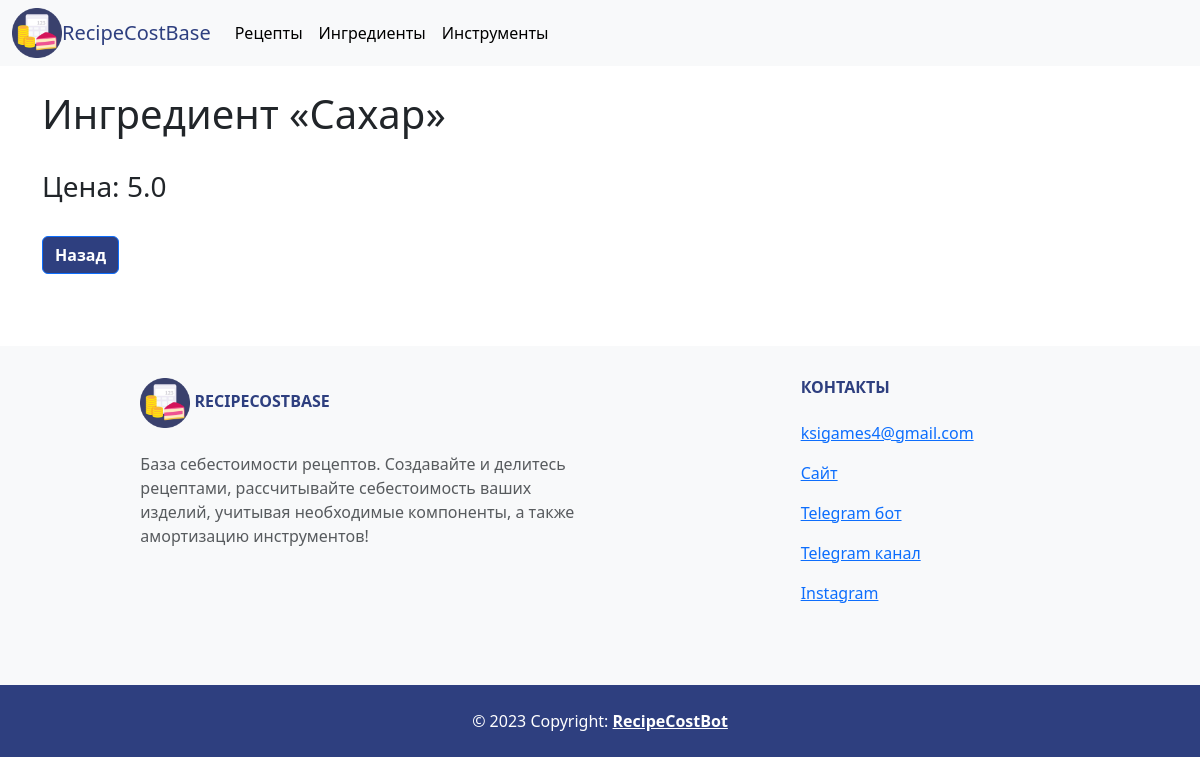
/core/components/3, run on an earlier commit of the app's database.
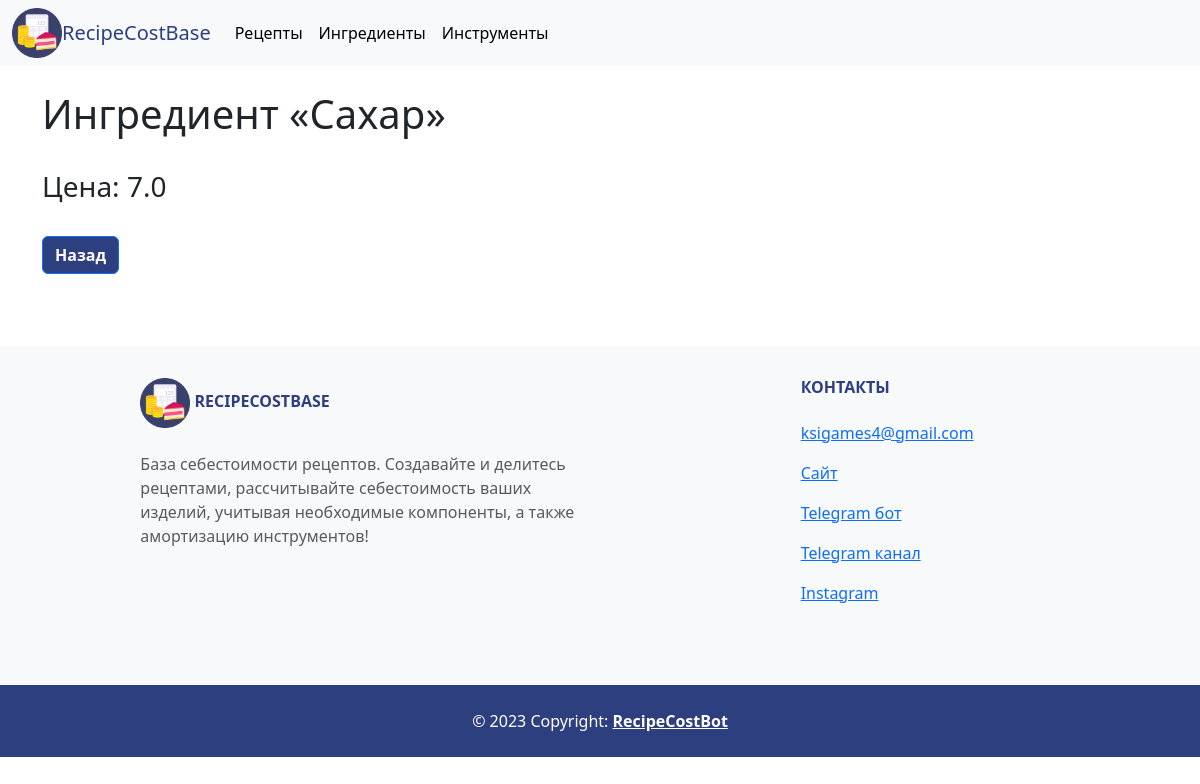
And on a later commit of the database.
### core/models.py (models this page shows)
class Component(models.Model):
    name = models.CharField('Название', max_length=255)
    owner = models.ForeignKey(User, on_delete=models.CASCADE, null=True)
    count = models.FloatField('Количество', null=True, blank=True)
    unit = models.CharField('Единица измрения', max_length=50, null=True)
    price = models.FloatField('Цена', null=True)
    cost = models.FloatField('Стоимость', null=True, blank=True)
    parent = models.BooleanField(default=True)
    parent_id = models.IntegerField(null=True, blank=True, default=0)
    class Meta:
        verbose_name = 'Ингредиент'
        verbose_name_plural = 'Ингредиенты'
        ordering = ('name', 'price', 'owner',)

### core/views.py (the view)
# urls.py: path('components/<int:pk>', views.ComponentDetail.as_view(), name='component'),
class ComponentDetail(DetailView):
    model = models.Component
    template_name = 'core/component_detail.html'
    context_object_name = 'recipe_component'
    def get_context_data(self, **kwargs) -> dict:
        component = self.model.objects.get(id=self.kwargs['pk'])
        context = super().get_context_data(**kwargs)
        context['title'] = f"Ингредиент «{component.name}»"
        context['param1'] = ['Цена', component.price]
        if not component.parent:
            context['param2'] = ['Количество (у.е.)', component.count]
        return context

### core/templates/core/component_detail.html (shortened to what this page needs)
{% extends "core/base.html" %}
{% block content %}
<div class="container">
    <h1>{{ title }}</h1>
    <br>
    <h3>{{ param1.0 }}: {{ param1.1 }}</h3>
    <br>
    <a href="{{request.META.HTTP_REFERER}}" class="btn btn-primary" style="background-color: #2e3f7f; color: white;">
        <b>Назад</b>
    </a>
</div>
{% endblock %}

What changed in the data, as far as the page shows it:
changed Component: price "5.0" → "7.0"
